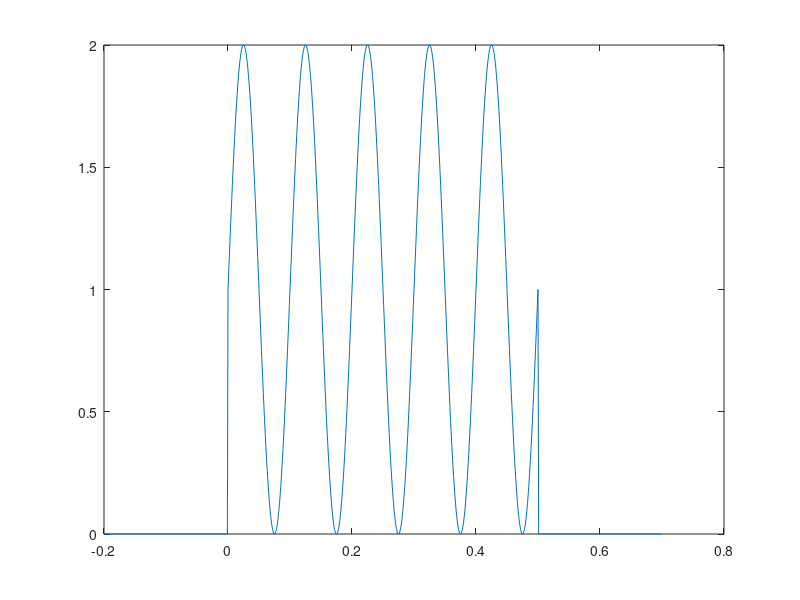

This figure's MATLAB source: (Note: this script raises an error after producing the figure.)
% Parameters
f = 10;        % Frequency in Hz
Fs = 1000;     % Sampling frequency in Hz
T = 0.5;       % Duration in seconds
t = -0.2:1/Fs:0.7;  % Time vector from -0.2 to 0.7 seconds

% Sine wave
y = sin(2 * pi * f * t);

% Unidirectional sine wave (offset by 1)
y_unidirectional = (y + abs(min(y))) .* (t >= 0 & t <= T);

% Adding stable line at 0 between -0.2 and 0 seconds, and between 0.5 and 0.7 seconds
y_unidirectional(t < 0 | t > T) = 0;

% Plotting
figure;
plot(t, y_unidirectional);


%% define start/end cycle + cycle window
% does not work well

nCycles = (stimuli_parameters.Stm.SomFreq .* (str2double(stimuli_parameters.Par.SomatosensoryStimTime)/1000));
cycle_window = ((str2double(stimuli_parameters.Par.SomatosensoryStimTime)/1000) ./ nCycles); %samples
trialDur = ((str2double(stimuli_parameters.Par.SomatosensoryStimTime) + str2double(stimuli_parameters.Par.SomatosensoryISI))/1000) * Fs; %in samples

%cycle_aligned = nan(nClusters, nTrials, max(nCycles)); 
cycle_aligned = [];
% get samples corresponding to each cycle window
% for each cell
for cluster = 1:nClusters
    % for all trials
    for stim = 1:nTrials
        % time window each cycle
        cycle_on = 0;
        cycle_off = cycle_window(stim);
        for cycle = 1:nCycles(stim)
            % get spike times in this time window from aligned_spikes
            taligned_spikes = aligned_spikes.SpkT{stim, cluster};
            idx = (taligned_spikes >= cycle_on) & (taligned_spikes <= cycle_off);

            if max(idx) == 0; continue; end

            tcycle_aligned{(cycle)} = taligned_spikes(idx); % store spike times in cell array

            %cycle_aligned(cluster, stim, cycle) = taligned_spikes(idx);

            % update window
            cycle_on = cycle_on + cycle_window(stim);
            cycle_off = cycle_off + cycle_window(stim);
        end

        cycle_aligned = [cycle_aligned, tcycle_aligned];
    end

end


% match matrix with firing rate

%% OLD - remove double spikes from originating in Phy - No longer needed OLD
% make into function
% get all spiketimes from each good unit
spiketimes2 = cell(length(cids), 1);

for cluster = 1:length(cids)
    Tspkt = spiketimes{cluster};
    ISI = zeros(length(Tspkt),1);

    %find minimal time between two spikes
    for spike = 1:(length(Tspkt)-1)
        ISI(spike) = min(abs(Tspkt(spike) - Tspkt(spike+1)));
    end

    % select spikes following next one with more than 0.2ms (6 samples)
    index = ISI>=6;
    spiketimes2{cluster} = Tspkt(index);
    disp(size(spiketimes{cluster}, 1) - size(spiketimes2{cluster}, 1))
end

%spiketimes = spiketimes2;

%% plot aligned spikes raster of each condition
all_freqs = unique(stimuli_parameters.Stm.SomFreq);

for cluster = 1:nClusters
    %for freq = 1:length(all_freqs)
freq = 7;
        figure;

        index = (stimuli_parameters.Stm.SomFreq == all_freqs(freq)) & (stimuli_parameters.Stm.Amplitude == 0.1);
        SOM_Hz = stimuli_parameters.Stm.SomFreq(index);
        Var = SOM_Hz;
        yaxistext = [num2str(all_freqs(freq)) ' Hz'];

        % make rasterplot
        [f, YTick, ~, ~, ~, YTickLim] = plotraster(gca, aligned_spikes(index, cluster), Var, [0, 0, 0], [5 5], 1);
        yrange = [min(YTick{end}) - 50, max(YTick{end}) + 50];

    %end
end

%% use full words TTLs for spike alignment
full_words = readNPY('D:\DATA\EphysRecordings\M8\M08_2024-02-27_12-29-52\Record Node 103\experiment1\recording1\events\Intan-100.Rhythm Data-A\TTL\full_words.npy');

% gives 1 when either and both stim (2: aud, 16(2^4): som) are on/high
stim_on = bitand(full_words,(2+16)) > 0; 
stim_rise = [true;diff(stim_on) > 0];
stim_fall = [false;diff(stim_on) < 0];
%% check nr ttls in som+aud
TTL_samples = readNPY([TTLPath 'sample_numbers.npy']); % sample nr all recorded TTLs
TTL_states = readNPY([TTLPath 'states.npy']);
stim_files = dir(fullfile(BehaviorPath, '\*.mat'));
stimuli_parameters = load([stim_files(1).folder '\' stim_files(1).name]);

% remove camera TTLs
index = (abs(TTL_states) == 8);
TTL_states(index) = [];
TTL_samples(index) = [];

% remove any non aud or som ttls
index = (abs(TTL_states) ~= 2 & abs(TTL_states) ~= 5);
TTL_states(index) = [];
TTL_samples(index) = [];

%% regular expressions
expression = 'end s';
startpoint = strfind(msgs(1), expression);

extractAfter(msgs(16), expression)


%%test new function
OutPath = 'D:\DATA\Processed\M7';
stim_files = dir(fullfile(OutPath, '*_cluster.fig'));
for filenr = 1:length(stim_files)
    file = openfig([stim_files(filenr).folder '\' stim_files(filenr).name]);
    waitforbuttonpress;
    close(file)
end

%% open multiple figures
[figures, pathname,]=uigetfile('directory','*.fig','Multiselect','on');
for x = 1:length(figures)
    Multi_Figs = [pathname,filesep,figures{x}];
    Op = openfig(Multi_Figs);
end

%% previous version of reading messages from OE
% function sessions_TTLs = makeSessionTTLs(messagesPath)
% import .cvs with text messages
message_samples = readNPY([messagesPath 'sample_numbers.npy']); % session TTLs
Pathmessage_center_text = 'D:\DATA\Processed\M04_message_text.csv';
message_center_text= readtable(Pathmessage_center_text,'ReadVariableNames',false,'Format','%s','Delimiter',',');
%test = table2cell(message_center_text);
sessions_TTLs = table2cell(message_center_text);
for i = 1:length(sessions_TTLs)
    if contains(test{i,1}, 'start')
        sessions_TTLs(i,2) = 1;
    elseif contains(test{i,1}, 'end')
        sessions_TTLs(i,2) = 0;
    else
        error('Error in makeSessionTTLs, check .csv file')
    end
end
% sessions_TTLs(:,1) = [1 1 2 2 3 4 4 5 5 6 6 7 7 8 8 9 9 10 10 11 11 12 12 13 13 14 14 15 15 16 16 17 17 18 19 19 20 20 21 21 22 22 23 23]; % session nr
% sessions_TTLs(:,2) = [1 0 1 0 1 1 0 1 0 1 0 1 0 1 0 1 0 1 0 1 0 1 0 1 0 1 0 1 0 1 0 1 0 1 1 0 1 0 1 0 1 0 1 0]; % session start/end (1/0)
sessions_TTLs(:,3) = message_samples(1:length(sessions_TTLs)); % sample nr

%% read .dat files 
%datafile = readtable();
fid         = fopen('D:\DATA\EphysRecordings\M7\M07_2024-02-01_14-09-33\Record Node 108\experiment1\recording1\continuous\Intan-100.Rhythm Data-B.dat', 'r');
fread('D:\DATA\EphysRecordings\M7\M07_2024-02-01_14-09-33\Record Node 108\experiment1\recording1\continuous\Intan-100.Rhythm Data-B.dat', '*int16');
%%
logical(connected(65:72)) = 0;
%%
%chanMapTest = chanMap;

channelstoadd = [65 66 67 68 69 70 71 72]';
kcoordstoadd = NaN(8,1);
xcoordstoadd = [-22.5000 -22.5000 -22.5000 -22.5000 -22.5000 -22.5000 -22.5000 -22.5000]';
ycoordstoadd = [-10 -15 -20 -25 -30 -35 -40 -45]';

kcoords = [kcoords; kcoordstoadd];
xcoords = [xcoords; xcoordstoadd];
ycoords = [ycoords; ycoordstoadd];
chanMap0ind = [chanMap0ind; (channelstoadd-1)];
chanMap = [chanMap; channelstoadd];
connected = logical([connected; 1; 1; 1; 1; 1; 1; 1; 1;]);

save('C:\Users\TDT\Documents\GitHub\KilosortSettings\Kilosort3Config\Intan_cambridgeneurotech_ASSY-77-H5_72ch.mat', "chanMap", "chanMap0ind", "connected", "kcoords", "xcoords", "ycoords", '-mat');
%%
channel_map = readNPY('D:\DATA\EphysRecordingsSorted\M07\channel_map.npy');
channel_positions = readNPY('D:\DATA\EphysRecordingsSorted\M07\channel_positions.npy');

xcoords = channel_positions(:,1);
ycoords = channel_positions(:,2);
margin = 50;
xMin = min(xcoords); xMax = max(xcoords);
xSpan = xMax-xMin; xMid = 0.5*(xMax+xMin);
yMin = min(ycoords); yMax = max(ycoords);
ySpan = yMax-yMin; yMid = 0.5*(yMax+yMin);
maxSpan = max(xSpan,ySpan);

fig = scatter(xcoords, ycoords, ".", 'k');
hold on;

for i = 1:length(channel_map)
    text((channel_positions(i,1)+1), (channel_positions(i,2)+1),num2str(channel_map(i)))
end

% format figure
title('Channel map')
ylabel('Relative depth')
fig.SizeData = 100;
fontsize(13,"points")
axis square
xlim([xMid - 0.5*maxSpan - margin, xMid + 0.5*maxSpan + margin]);
ylim([yMid - 0.5*maxSpan - margin, yMid + 0.5*maxSpan + margin]);
xticks(unique(xcoords));
yticks(unique(ycoords));

hold off;

%%

message_samples = readNPY([messagesPath 'sample_numbers.npy']); % session TTLs
Pathmessage_center_text = 'D:\DATA\Processed\M04_message_text.csv';
message_center_text = readtable(Pathmessage_center_text,'ReadVariableNames',false,'Delimiter',',');
%test = table2cell(message_center_text);
message_center_text = table2cell(message_center_text);
sessions_TTLs = (1:height(message_center_text))';
for i = 1:length(sessions_TTLs)
    % indicate session start (1) and end (0)
    if contains(message_center_text{i,1}, 'start')
        sessions_TTLs(i,2) = 1;
    elseif contains(message_center_text{i,1}, 'end')
        sessions_TTLs(i,2) = 0;
    else
        error('Error in makeSessionTTLs, check .csv file')
    end

    % session number
    for j = 1:27
        if contains(message_center_text{5,1}, 'j')
            sessions_TTLs(:,3) = j;
        end
    end

end

% sessions_TTLs(:,1) = [1 1 2 2 3 4 4 5 5 6 6 7 7 8 8 9 9 10 10 11 11 12 12 13 13 14 14 15 15 16 16 17 17 18 19 19 20 20 21 21 22 22 23 23]; % session nr
% sessions_TTLs(:,2) = [1 0 1 0 1 1 0 1 0 1 0 1 0 1 0 1 0 1 0 1 0 1 0 1 0 1 0 1 0 1 0 1 0 1 1 0 1 0 1 0 1 0 1 0]; % session start/end (1/0)
sessions_TTLs(:,4) = message_samples(1:length(sessions_TTLs)); % add sample nr

% manual making of sessions_TTLs
message_samples = readNPY([messagesPath 'sample_numbers.npy']); % session TTLs
sessions_TTLs = [];
sessions_TTLs(:,1) = [1 2 3 3 4 4 5 5 6 6 7 7 8 8 10 10 11 11 12 12 13 13 14 14 17 17]; % session nr
sessions_TTLs(:,2) = [0 0 1 0 1 0 1 0 1 0 1 0 1 0 1 0 1 0 1 0 1 0 1 0 1 0]; % session start/end (1/0)
sessions_TTLs(:,3) = message_samples(1:length(sessions_TTLs)); % sample nr

%% TTLs recorded
% to read text: in python save as csv. perhaps also combine all measures in
% 1 csv for ease later
%regex (regular expression)

% load TTLs + sample numbers
rec_samples = readNPY([recPath 'sample_numbers.npy']); % sample nr whole recording
message_samples = readNPY('D:/DATA/EphysRecordings/M4/M04_2023-12-14_12-47-41/Record Node 103/experiment1/recording1/events/MessageCenter/sample_numbers.npy'); % session TTLs
TTL_samples = readNPY([TTLPath 'sample_numbers.npy']); % sample nr all recorded TTLs
TTL_states = readNPY([TTLPath 'states.npy']);
stim_files = dir(fullfile(BehaviorPath, '\*.mat'));

%make sessions type + nr trials table
Nr_sessions = relevant_sessions';

for file = 1:length(Nr_sessions)
    stimuli_parameters = load([stim_files(file).folder '\' stim_files(file).name]);

    Nr_sessions(file,1) = str2double(stimuli_parameters.Par.Set);
    Nr_sessions(file,2) = size(stimuli_parameters.Stm, 1);

    % notate TTL nr (TTLS: 5 = SOM, 2 = AUD, 8 = CAM)
    if strcmp(stimuli_parameters.Par.Rec, 'FRA')
        Nr_sessions(file,3) = 2;
    elseif strcmp(stimuli_parameters.Par.Rec, 'AMn')
        Nr_sessions(file,3) = 2;
    elseif strcmp(stimuli_parameters.Par.Rec, 'SOM')
        Nr_sessions(file,3) = 5;
    end

end

% recording sessions table
sessions_TTLs(:,1) = [1 1 2 2 3 4 4 5 5 6 6 7 7 8 8 9 9 10 10 11 11 12 12 13 13 14 14 15 15 16 16 17 17 18 19 19 20 20 21 21 22 22 23 23 24 24 25 25 26 26 27 27]; % session nr
sessions_TTLs(:,2) = [1 0 1 0 1 1 0 1 0 1 0 1 0 1 0 1 0 1 0 1 0 1 0 1 0 1 0 1 0 1 0 1 0 1 1 0 1 0 1 0 1 0 1 0 1 0 1 0 1 0 1 0]; % session start/end (1/0)
sessions_TTLs(:,3) = message_samples; % sample nr

% remove camera TTLs
index = (abs(TTL_states) == 8);
TTL_states(index) = [];
TTL_samples(index) = [];

%keep only TTLs recorded during specific session
for i = 1:length(sessions_TTLs)
    if sessions_TTLs(i,2) == 1
        session_start = sessions_TTLs(i,3); %start
        session_end = sessions_TTLs(i+1,3); %end
        idx = (TTL_samples >= session_start) & (TTL_samples < session_end);
        tTTL_states = TTL_states(idx);
        tTTL_samples = TTL_samples(idx);
    end

    % keep only session specific TTLs
    TTLnr = Nr_sessions(sessions_TTLs(i,1), 3); % get TTLnr corresponding to session
    index = (abs(tTTL_states) == TTLnr);
    ttTTL_states = tTTL_states(index);
    ttTTL_samples = tTTL_samples(index);

    TTLs_sample = [TTLs_sample, tTTL_samples];

    % session always starts with high/positive TTL number
    if ttTTL_states(1) < 0
        ttTTL_samples(1) = [];
        ttTTL_states(1) = [];
    end

    % from session keep only the relevant TTLs (so aud ttl for aud session)
    Srise = ttTTL_samples(ttTTL_states == TTLnr);
    Sfall = ttTTL_samples(ttTTL_states == -TTLnr);

    % remove artefacts where Srise == Sfall
    minDur = 30 ; % samples (= 1ms)
    idx = find ((Sfall - Srise) < minDur);
    Srise(idx) = [];
    Sfall(idx) = [];

end

%% plot data: raster & PSTH
% select correct behaviour file
% check for:
stim_files = dir(fullfile(BehaviorPath, '\*.mat'));
%relevant_sessions = [17 21];

stim_counter = 1;

% allign spikes to stimuli (per session)
for file = relevant_sessions(1):relevant_sessions(2)

    % load correct trial and initiate stimuli counter
    stimuli_parameters = load([stim_files(file).folder '\' stim_files(file).name]);
    NStim = size(stimuli_parameters.Stm, 1); % nr trials to align per stim session
    last_stim = stim_counter + NStim - 1;

    % plot FRA data
    if strcmp(stimuli_parameters.Par.Rec, 'FRA')
        for cluster = 1:length(cids)

            fig = figure;
            ax = gca;

            % make rasterplot
            %Var =  [stimuli_parameters.Stm.Intensity,stimuli_parameters.Stm.Freq];
            Var =  [stimuli_parameters.Stm.Freq,stimuli_parameters.Stm.Intensity];
            [f, YTick, YTickLab] = plotraster(ax, aligned_spikes(stim_counter:last_stim, cluster), Var, [0,0,0], [], 1);
            UFreq = unique(stimuli_parameters.Stm.Freq);
            nFreq = length(UFreq);
            yticks(YTick{1}([1,2:4:nFreq])); yticklabels(UFreq([1,2:4:nFreq]));
            yrange = [min(YTick{end}) - 100, max(YTick{end}) + 100];
            ylim(f,yrange)
            xlim(f,[-.1,.19]);
            set(gcf,'position',[500,150,600,400])

            % format and save
            title(['Cluster ' num2str(cids(cluster)) ' - session ' stimuli_parameters.Par.Set])
            xlabel('Time (s)')
            ylabel('Stimulus frequency (kHz)')

            % figname = sprintf('M1_S06_cluster%i', cluster);
            % saveas(fig, fullfile(OutPath, figname));

            disp(stimuli_parameters.Par.Rec)
            disp(NStim)
            disp(stim_counter)
            disp(last_stim)

            % display untill button press
            waitforbuttonpress
            close

        end

    % plot SOM data
    elseif strcmp(stimuli_parameters.Par.Rec, 'SOM')

        xrange = [-.2,+.55];

        for cluster = 1:length(cids)
            % PSTH related variables
            SOM_idx = (stimuli_parameters.Stm.Amplitude == 10); % select stimulus trials
            ctrl_idx = (stimuli_parameters.Stm.Amplitude == 0); % select control trials
            preT  = -0.2;
            postT = 0.55;
            binsize = 0.01;

            fig = subplot(2,1,1); % rasterplot
            % set(gcf,'position',[500,150,900,700])
            set(gcf,'position',[500,150,600,400])

            % make rasterplot
            Var = stimuli_parameters.Stm.Amplitude;
            [f, YTick, YTickLab] = plotraster(fig, aligned_spikes(:, cluster), Var, [0, 0, 0], [], 1);
            yticks(YTick{1});
            yrange = [min(YTick{2}) - 5, max(YTick{2}) + 5];
            ylim(f,yrange);
            yticklabels(unique(stimuli_parameters.Stm.Amplitude));
            xlim(f,xrange);

            % format axis
            xlabel('Time (s)')
            ylabel('Stimulus off / on')
            fig.FontSize = 11;

            sgtitle(['Cluster ' num2str(cids(cluster)) ' - session ' stimuli_parameters.Par.Set ': ' stimuli_parameters.Par.SomatosensoryLocation])
            % % save plot
            % %figname = sprintf('PSTH_S06_cluster_%i', cluster);
            % %saveas(gcf, fullfile(OutPath, figname));

            % display untill button press
            waitforbuttonpress
            close

        end

    end

    stim_counter = stim_counter + NStim; % keep track of how many stimuliu have past

end


 %% plot SOM
% raster & PSTH
% to do: select correct part of aligned_spikes to plot

    xrange = [-.2,+.55];

    for cluster = 1:length(cids)
        % PSTH related variables
        SOM_idx = (stimuli_parameters.Stm.Amplitude == 10); % select stimulus trials
        ctrl_idx = (stimuli_parameters.Stm.Amplitude == 0); % select control trials
        preT  = -0.2;
        postT = 0.55;
        binsize = 0.01;

        fig = subplot(2,1,1); % rasterplot
        % set(gcf,'position',[500,150,900,700])
        set(gcf,'position',[500,150,600,400])

        % make rasterplot
        Var = stimuli_parameters.Stm.Amplitude;
        [f, YTick, YTickLab] = plotraster(fig, aligned_spikes(61:140, cluster), Var, [0, 0, 0], [], 1);
        yticks(YTick{1});
        yrange = [min(YTick{2}) - 5, max(YTick{2}) + 5];
        ylim(f,yrange);
        yticklabels(unique(stimuli_parameters.Stm.Amplitude));
        xlim(f,xrange);

        % format axis
        xlabel('Time (s)')
        ylabel('Stimulus off / on')
        fig.FontSize = 11;
        title(['Cluster ' num2str(cids(cluster)) ' - session ' stimuli_parameters.Par.Set ': ' stimuli_parameters.Par.SomatosensoryLocation])

        % make histogram / PSTH
        % TO DO: histcounts select correct trials
        fig = subplot(2,1,2);

        % index into correct range
        [N, edges] = histcounts(vertcat(aligned_spikes{61:140, cluster}), preT:binsize:postT);
        histogram('BinEdges', edges, 'BinCounts', N, 'FaceColor', '#D95319') % spike/s

        %[N, edges] = histcounts(vertcat(aligned_spikes{SOM_idx, cluster}), preT:binsize:postT);
        % histogram('BinEdges', edges, 'BinCounts', ((N/sum(SOM_idx == 1))/binsize), 'FaceColor', '#D95319') % spike/s
        % hold on
        % [N,edges] = histcounts(vertcat(aligned_spikes{ctrl_idx, cluster}), preT:binsize:postT);
        %histogram('BinEdges', edges, 'BinCounts', ((N/sum(SOM_idx == 0))/binsize), 'FaceColor', '#0072BD')

        %format axis
        legend('stimulus', 'control')
        xlabel('Time (s)')
        ylabel('Spike rate (Hz)')
        fig.FontSize = 11;
        xlim(fig,xrange);

        sgtitle(['Cluster ' num2str(cids(cluster))])
        %title([num2str(cids(cluster)),' (', num2str(length(spiketimes{cluster})),' total spikes)'])
        % % save plot
        % %figname = sprintf('PSTH_S06_cluster_%i', cluster);
        % %saveas(gcf, fullfile(OutPath, figname));

        disp(stimuli_parameters.Par.Rec)
        disp(NStim)
        disp(stim_counter)
        disp(last_stim)

        % display untill button press
        waitforbuttonpress
        close

    end

%% check for TTL flickers & remove them
if length(unique(tTTL_samples)) ~= length(tTTL_samples)
    disp('removing sample point duplicates in TTLs')

    [uniqueValues, uniqueIndices, indices] = unique(tTTL_samples);

    % Count occurrences of each sample value
    counts = histcounts(indices, 1:numel(uniqueValues)+1);

    % Identify non-duplicate indices
    nonDuplicateIndices = find(counts == 1);

    % Extract only non-duplicate sample values and corresponding TTL states
    ttTTL_samples = uniqueValues(nonDuplicateIndices);
    ttTTL_states = tTTL_states(ismember(indices, nonDuplicateIndices));

end

%TTL_samples(idx)
sessions_TTLs(2,1)

% select on and offset stimuli (5=SOM, 2=AUD)
Srise = TTL_samples((TTL_states == 2) | (TTL_states == 5)); % Srise = column vector of length NStim where the spikes should be aligned
Sfall = TTL_samples((TTL_states == -2) | (TTL_states == -5)); % Sfall = column vector of length nStm indicating end of stimulus

%% plot summary fig - vibrotactile sessions
% boxplot, per unit

close all
amp = 0.3; 

uFreq = unique(stimuli_parameters.Stm.SomFreq);
nFreq = length(uFreq);
nClusters = length(cids);
condition = nan(nClusters, nFreq);
figure

for cluster = 1:nClusters
    for freq = 1:nFreq
        condition(cluster, freq) = median(stimulusRate([stimuli_parameters.Stm.SomFreq] == uFreq(freq) & [stimuli_parameters.Stm.Amplitude] == amp, cluster))';
    end

    plot(uFreq, mean(condition(cluster, :) - condition(cluster, 1), 1), ':o')
    hold on

end

xticks(uFreq)
xticklabels(uFreq(1:nFreq));
xlabel(['Vibrotactile stimulus (Hz), ' num2str(amp) ' (V)'])
ylabel('Normalized firing rate (Hz)')

title(['Stimulus induced responses - session ' stimuli_parameters.Par.Set ': ' stimuli_parameters.Par.SomatosensoryLocation])

save figure
figname = sprintf('M%.2i_S%.2i_%s_mean', str2double(stimuli_parameters.Par.MouseNum), str2double(stimuli_parameters.Par.Set), stimuli_parameters.Par.Rec);
saveas(gcf, fullfile(OutPath, [figname '.jpg']));
saveas(gcf, fullfile(OutPath, figname));

% plot summary fig: boxplot, all units
close all
condition = nan(nClusters, nFreq);
figure

% select data
for freq = 1:nFreq
    condition(:, freq) = median(stimulusRate([stimuli_parameters.Stm.SomFreq] == uFreq(freq) & [stimuli_parameters.Stm.Amplitude] == amp, :))';
end

% plot
figure
boxplot(condition)

xticklabels(uFreq(1:nFreq));
xlabel(['Vibrotactile stimulus (Hz), ' num2str(amp) ' (V)'])
ylabel('Normalized firing rate (Hz)')
title(['Stimulus induced responses - session ' stimuli_parameters.Par.Set ': ' stimuli_parameters.Par.SomatosensoryLocation])

% save figure
figname = sprintf('M%.2i_S%.2i_%s_boxplot_all units', str2double(stimuli_parameters.Par.MouseNum), str2double(stimuli_parameters.Par.Set), stimuli_parameters.Par.Rec);
saveas(gcf, fullfile(OutPath, [figname '.jpg']));
saveas(gcf, fullfile(OutPath, figname));


%% plot summary fig - pressure sessions
% boxplot, per  units
close all

% parameters
uAmp = unique(stimuli_parameters.Stm.Amplitude);
nAmp = length(uAmp);
nClusters = length(cids);
condition = nan(nClusters, nAmp);

figure
for cluster = 1:nClusters

    % select data
    for amplitude = 1:nAmp
        condition(cluster, amplitude) = median(stimulusRate([stimuli_parameters.Stm.Amplitude] == uAmp(amplitude), cluster))';
    end

    % plot
    plot(uAmp, mean(condition(cluster, :) - condition(cluster, 1), 1), ':o');
    hold on

end

xticks(uAmp)
xticklabels(uAmp(1:nAmp));
xlabel('Pressure (V)')
ylabel('Normalized firing rate (Hz)')
title(['Stimulus induced responses - session ' stimuli_parameters.Par.Set ': ' stimuli_parameters.Par.SomatosensoryLocation])

%save figure
figname = sprintf('M%.2i_S%.2i_%s_mean', str2double(stimuli_parameters.Par.MouseNum), str2double(stimuli_parameters.Par.Set), stimuli_parameters.Par.Rec);
saveas(gcf, fullfile(OutPath, [figname '.jpg']));
saveas(gcf, fullfile(OutPath, figname));

% plot summary fig: boxplot, all units
close all
condition = nan(nClusters, nAmp);

% select data
for amplitude = 1:nAmp
    condition(:, amplitude) = median(stimulusRate([stimuli_parameters.Stm.Amplitude] == uAmp(amplitude), :))';
end

% plot
figure
boxplot(condition)

xticklabels(uAmp(1:nAmp));
xlabel('Pressure (V)')
ylabel('Normalized firing rate (Hz)')
title(['Stimulus induced responses - session ' stimuli_parameters.Par.Set ': ' stimuli_parameters.Par.SomatosensoryLocation])

%save figure
figname = sprintf('M%.2i_S%.2i_%s_boxplot_all units', str2double(stimuli_parameters.Par.MouseNum), str2double(stimuli_parameters.Par.Set), stimuli_parameters.Par.Rec);
saveas(gcf, fullfile(OutPath, [figname '.jpg']));
saveas(gcf, fullfile(OutPath, figname));

%% plot vibrotac stimulus signal
% include also feedback signal
% see plotting in GUI
% not correct yet, Ramp and offset

Waveform = 'BiSine';
Fs = 30000;
StimDur = 500;
Amplitude = 0.5;
SomFreq = 10;
Ramp = 1;
ISI = 1000;
Offset = 0.1;

StimDurSamp = ceil(StimDur * 0.001 * Fs);
som_waveform = nan(1,StimDurSamp);
tt = 0:1/Fs:(StimDur* 0.001);
switch Waveform
    case {'Square'}
        som_waveform = Amplitude .* ones(1,StimDurSamp);
        som_waveform(1) = 0; som_waveform(end) = 0; % zero at beginning or end
    case {'UniSine'}
        som_waveform =  0.5 * Amplitude .* ( 1-cos(2*pi*SomFreq .* tt) );
    case {'BiSine'}
        som_waveform =  Amplitude .* ( sin(2*pi*SomFreq .* tt) );
end

% apply envelope (On-/Off-ramps)
if Ramp > 0
    Nenv			=	round( Ramp * 10^-3 * Fs );
    som_waveform    =	envelope(som_waveform',Nenv)';
end

% padding pre-post stimulus time with zeroes
PrePostDur = 0.2 * ISI * 0.001;
PrePostSamp = round(PrePostDur * Fs);
tt = [-flip(1:PrePostSamp)./Fs, tt, tt(end) + (1:PrePostSamp)./Fs];
som_waveform = [zeros(1,PrePostSamp), som_waveform, zeros(1,PrePostSamp)];

% plotting the waveform
figure;
plot(tt(1:length(som_waveform)),som_waveform+Offset);
xlim([min(tt),max(tt)]);

%% -------------------- Local functions -------------------------- %%

% Extract spikes M1
function [spiketimes, cids, cpos, Srise, Sfall] = extractspikes(BehaviorPath, KSPath, TTLPath, messagesPath, relevant_sessions, rec_samples, Fs)
% Kilosort: post-curation unit extraction
% INPUT - paths to sorted data (cluster_info, table), spike times (vector)
% and matched unit ids (vector), recording time stamps (vector)
% OUTPUT - spike times of each single unit
% based on postcuration in PostCuration_ABW.m

% check if paths contain needed files
if ~isfile([KSPath,'cluster_info.tsv']) || ~isfile([KSPath,'spike_clusters.npy']) || ~isfile([KSPath,'spike_times.npy'])
    error('Files not found in KSPath.');
elseif ~isfile([TTLPath,'sample_numbers.npy']) ||  ~isfile([TTLPath,'states.npy'])
    error('Files not found in TTLPath.')
end

cluster_info = readtable([KSPath,'cluster_info.tsv'],'FileType','text'); % info on clusters
cids = cluster_info.cluster_id(strcmp(cluster_info.group,'good'))';
[~, idx] = ismember(cids, cluster_info.cluster_id);
% to do: improve name of table cpos
cpos(:,1) = cluster_info.cluster_id(idx);
cpos(:,2) = cluster_info.ch(idx);
cpos(:,3) = cluster_info.depth(idx);
cpos(:,4) = cluster_info.fr(idx);
cpos(:,5) = cluster_info.n_spikes(idx);
cpos = array2table(cpos, 'VariableNames', {'id' , 'channel', 'depth', 'firing_rate', 'nr_spikes'});

fprintf('Found %i good units for analysis\n', length(cids));

% load files
spike_times = readNPY([KSPath 'spike_times.npy']); % spike_times contains spike time indexing, not time/samplenr itself
spike_clusters = readNPY([KSPath 'spike_clusters.npy']); % matched cluster ids
TTL_samples = readNPY([TTLPath 'sample_numbers.npy']); % sample nr all recorded TTLs
TTL_states = readNPY([TTLPath 'states.npy']);
stim_files = dir(fullfile(BehaviorPath, '\*.mat'));

% define and initiate variables
%Fs = 30000; % Sampling frequency (in Hz)
Srise = [];
Sfall = [];

% remove camera TTLs
index = (abs(TTL_states) == 8);
TTL_states(index) = [];
TTL_samples(index) = [];

% recording sessions table
%sessions_TTLs = makeSessionTTLs(messagesPath);
%message_samples = readNPY([messagesPath 'sample_numbers.npy']); % session TTLs
%sessions_TTLs = [];
%sessions_TTLs(:,1) = [1 2 3 3 4 4 5 5 6 6 7 7 8 8 10 10 11 11 12 12 13 13 14 14 17 17]; % session nr
%sessions_TTLs(:,2) = [0 0 1 0 1 0 1 0 1 0 1 0 1 0 1 0 1 0 1 0 1 0 1 0 1 0]; % session start/end (1/0)
%sessions_TTLs(:,3) = message_samples(1:length(sessions_TTLs)); % sample nr
%sessions_TTLs(21:22,:) = []; % remove session 13, aborted halfway

% specify TTL nr to be used
Nr_sessions = (relevant_sessions(1):relevant_sessions(2))';
for file = 1:length(Nr_sessions)
    stimuli_parameters = load([stim_files(file).folder '\' stim_files(file).name]);

    Nr_sessions(file,1) = str2double(stimuli_parameters.Par.Set);
    Nr_sessions(file,2) = size(stimuli_parameters.Stm, 1);
    %Nr_sessions(file,2) = str2double(stimuli_parameters.Par.Ntrl);

    % notate TTL nr (TTLS: 5 = SOM, 2 = AUD, 8 = CAM)
    if strcmp(stimuli_parameters.Par.Rec, 'FRA')
        Nr_sessions(file,3) = 2;
    elseif strcmp(stimuli_parameters.Par.Rec, 'AMn')
        Nr_sessions(file,3) = 2;
    elseif strcmp(stimuli_parameters.Par.Rec, 'SOM')
        Nr_sessions(file,3) = 5;
    end

end

%keep only TTLs recorded during specific session
for i = 1:length(sessions_TTLs)

    disp(['iteration ' num2str(i)])

    if sessions_TTLs(i,2) == 1
        session_start = sessions_TTLs(i,3); %start
        session_end = sessions_TTLs(i+1,3); %end
        idx = (TTL_samples >= session_start) & (TTL_samples < session_end);
        tTTL_states = TTL_states(idx);
        tTTL_samples = TTL_samples(idx);
    elseif (i == 1) && (sessions_TTLs(i,2) == 0) %first session start not noted
        session_start = rec_samples(1); %start
        session_end = sessions_TTLs(i,3); %end
        idx = (TTL_samples >= session_start) & (TTL_samples < session_end);
        tTTL_states = TTL_states(idx);
        tTTL_samples = TTL_samples(idx);
    elseif (i == 2) && (sessions_TTLs(i,2) == 0) % special case in M7
        session_start = sessions_TTLs(i-1,3); %start
        session_end = sessions_TTLs(i,3); %end
        idx = (TTL_samples >= session_start) & (TTL_samples < session_end);
        tTTL_states = TTL_states(idx);
        tTTL_samples = TTL_samples(idx);
    else
        continue
    end

    disp(['session: ' num2str(sessions_TTLs(i,1))])
    disp(['start sample: ' num2str(session_start)])
    disp(['end sample: ' num2str(session_end)])

    % keep only session specific TTLs
    TTLnr = Nr_sessions(sessions_TTLs(i,1), 3); % get TTLnr corresponding to session
    index = (abs(tTTL_states) == TTLnr);
    ttTTL_states = tTTL_states(index);
    ttTTL_samples = tTTL_samples(index);

    % session always starts with high/positive TTL number
    if ttTTL_states(1) < 0
        ttTTL_samples(1) = [];
        ttTTL_states(1) = [];
    end

    % from session keep only the relevant TTLs (so aud ttl for aud session)
    tSrise = ttTTL_samples(ttTTL_states == TTLnr);
    tSfall = ttTTL_samples(ttTTL_states == -TTLnr);

    % remove artefacts where Srise == Sfall
    minDur = 30 ; % samples (= 1ms)
    idx = find ((tSfall - tSrise) < minDur);
    tSrise(idx) = [];
    tSfall(idx) = [];

    disp(['saved TTLs: ' num2str(size(tSrise,1))])

    % output variables
    Srise = [Srise; tSrise];
    Sfall = [Sfall; tSfall];
    %TTLs_sample = [TTLs_sample, tTTL_samples];
    %TTLs_state = [TTLs_state, tTTL_state];

end

% get all spiketimes from each good unit
% to do: make local function
spiketimes = cell(length(cids), 1);

% % exclusion criteria: firingrate > 0.1Hz
total_rec = (rec_samples(length(rec_samples)) - rec_samples(1))/Fs;
minimal_freq = total_rec * 0.1; % min amount of spike

for cluster = 1:length(cids)
    idx = (spike_clusters == cids(cluster));
    spiketimes{cluster} = rec_samples(spike_times(idx));
    % if length(spiketimes{cluster}) < minimal_freq % to do: actually remove unit from all relevant variables
    %     spiketimes{cluster} = NaN;
    % end
end

fprintf('unit extraction done\n');

end



%% CF / threshold / band with 10dB

function FRACfThr(clusterIdx,FRA)

deltaInt = [0,10,20,30,40];
Color =[0,      0,      1; ...
    0.25,   0.25,   1;...
    0.5,    0.5,    1; ...
    0.5,    0.5,    0.5;...
    0,      0,      0] ;%;0.25,0.25,.75;0,0,0];

    for cluster = clusterIdx
        % set alpha value
        alpha = 1e-3;

        % assign significance (based on bootstrapped p-value)
        sig = double(FRA.FACApval(:,:,Set,cluster) <= alpha);
        sig(isnan(FRA.FACApval(:,:,Set,cluster))) = nan;

        % find minimum threshold and CF
        [row,col] = find(sig==1);
        if isempty(row)
            minThr = NaN;
        else
            minThr = FRA.UInt(min(row));
        end
        CF = mean(FRA.UFreq(col(row == min(row))));

        % find BF
        freqMat = repmat(FRA.UFreq',FRA.NInt,1);
        IntMat = repmat(FRA.UInt,1,FRA.NFreq);
        [~,I] = max(FRA.FRASR(:,:,Set,cluster),[],'all','linear');
        if (sig(I) == 1) % condition on significant response
            BF = freqMat(I); BFInt = IntMat(I);
        else
            BF = NaN; BFInt = NaN;
        end


        % Bandwidth
        spontRate = FRA.FRASR(1,1,Set,cluster);
        excBand = NaN(length(deltaInt),2);
        inhBand = NaN(length(deltaInt),2);
        excBW_oct = NaN(length(deltaInt),1);
        inhBW_oct = NaN(length(deltaInt),1);
        excQ = NaN(length(deltaInt),1);
        inhQ = NaN(length(deltaInt),1);
        octStep = 4;
        for k = 1:length(deltaInt)
            i = find(FRA.UInt == minThr+deltaInt(k));
            excBandIdx = (FRA.FRASR(i,:,Set,cluster) >= spontRate) & ...
                (sig(i,:) == 1 );
            inhBandIdx = (FRA.FRASR(i,:,Set,cluster) <= spontRate) & ...
                (sig(i,:) == 1 );

            if(sum(excBandIdx)>0)
                %             excBW(k) = (find(excBandIdx,1,'last') - find(excBandIdx,1,'first') +1) / octStep;
                xx = find(excBandIdx,1,'first');
                excBand(k,1) = sqrt(FRA.UFreq(xx) * FRA.UFreq(xx-1)) ;
                xx = find(excBandIdx,1,'last');
                excBand(k,2) = sqrt(FRA.UFreq(xx) * FRA.UFreq(xx+1)) ;

                excBW_oct(k) = log2(excBand(k,2) / excBand(k,1));
                excQ(k) = CF / (excBand(k,2) - excBand(k,1) );
            end

            if(sum(inhBandIdx)>0)
                %             inhBW(k) = (find(inhBandIdx,1,'last') - find(inhBandIdx,1,'first') +1) / octStep;
                xx = find(inhBandIdx,1,'first');
                inhBand(k,1) = sqrt(FRA.UFreq(xx) * FRA.UFreq(xx-1)) ;
                xx = find(inhBandIdx,1,'last');
                inhBand(k,2) = sqrt(FRA.UFreq(xx) * FRA.UFreq(xx+1)) ;

                inhBW_oct(k) = log2(inhBand(k,2) / inhBand(k,1));
                inhQ(k) = CF / (inhBand(k,2) - inhBand(k,1) );
            end
        end
        factor = FRA.FRASR(1,1,Set,cluster)/FRA.FRAScnt(1,1,Set,cluster);
        spontRateSD = factor*FRA.FRAScntSD(1,1,Set,cluster);


        % evaluate output
        fig = figure(setNum*100+cluster);clf;
        set(fig,'Position',[100,100,1600,800]);

        % spike rate and p-values
        h = subplot(2,3,1);

        CData = FRA.FRASR(:,:,Set,cluster);
        imagesc(h,CData,'AlphaData',~isnan(CData),[0,Inf]);
        % contour of FACA p-value
        Cont = -log10(FRA.FACApval(:,:,Set,cluster));
        hold(h,'on');contour(h,Cont,[2,3],'w','ShowText','on');hold(h,'off');
        % contour of max neighbour correlation
        Cont = (FRA.MaxNeighCorr(:,:,Set,cluster));
        hold(h,'on');contour(h,Cont,[0.1,0.2,0.5],'r','ShowText','on');hold(h,'off');
        % format and label graph
        set(h,'Xscale','lin','YDir','normal',...
            'FontName','Arial','FontWeight','bold','FontSize',12, ...
            'XTick',2:4:FRA.NFreq,'XTickLabel',round(FRA.UFreq(2:4:FRA.NFreq),1), 'XTickLabelRotation',45,...
            'YTick',2:2:FRA.NInt,'YTicklabel',FRA.UInt(2:2:FRA.NInt));
        ylabel(h,'Intensity (dB SPL)');
        xlabel(h,'frequency (kHz)')
        title(['BF = ',num2str(BF,'%.1f'),' kHz  ',' Int = ',num2str(BFInt),' dB'])
        cb = colorbar(h,'eastoutside');
        cb.Label.String = 'spike rate (spk/s)';

        % thresholded significant response
        h = subplot(2,3,2);

        imagesc(h, sig,'AlphaData',~isnan(sig),[0,1]);
        set(h,'Xscale','lin','YDir','normal',...
            'FontName','Arial','FontWeight','bold','FontSize',12, ...
            'XTick',2:4:FRA.NFreq,'XTickLabel',round(FRA.UFreq(2:4:FRA.NFreq),1), 'XTickLabelRotation',45,...
            'YTick',2:2:FRA.NInt,'YTicklabel',FRA.UInt(2:2:FRA.NInt));
        title(['CF = ',num2str(CF,'%.1f'),' kHz  ',' minThr = ',num2str(minThr),' dB'])
        ylabel(h,'Intensity (dB SPL)');
        xlabel(h,'frequency (kHz)')
        cb = colorbar(h,'eastoutside','Ticks',[0,1],'TickLabels',{'not sig','sig'});
        cb.Label.String = 'significance';

        % MED FSL
        h = subplot(2,3,3);

        imagesc(h, FRA.MedFSL(:,:,Set,cluster)*1e3,'AlphaData',~isnan(sig),[5,40]);
        set(h,'Xscale','lin','YDir','normal',...
            'FontName','Arial','FontWeight','bold','FontSize',12, ...
            'XTick',2:4:FRA.NFreq,'XTickLabel',round(FRA.UFreq(2:4:FRA.NFreq),1), 'XTickLabelRotation',45,...
            'YTick',2:2:FRA.NInt,'YTicklabel',FRA.UInt(2:2:FRA.NInt));
        BF_FSL = FRA.MedFSL(FRA.UInt==BFInt,FRA.UFreq==BF,Set,cluster)*1e3;
        [~,CFIdx] = min(abs(FRA.UFreq-CF));
        CF30_FSL = FRA.MedFSL(FRA.UInt==minThr+30,CFIdx,Set,cluster)*1e3;
        minFSL = min(FRA.MedFSL(:,:,Set,cluster)*1e3,[],'all','omitnan');
        title(['@CF (Thr+30dB): ',num2str(CF30_FSL,'%.1f'),' ms  ',newline,' @BF: ',num2str(BF_FSL,'%.1f'),' ms  ' ...
            ,newline,' min: ',num2str(minFSL,'%.1f'), ' ms'])
        cb = colorbar(h,'eastoutside');
        cb.Label.String = 'median first spike latency (ms)';

        ylabel(h,'Intensity (dB SPL)');
        xlabel(h,'frequency (kHz)')

        % bandwidth
        h = subplot(2,3,4);cla(h);hold(h,'on');
        lbls = {};traces =[];
        for k = 1:length(deltaInt)
            i = find(FRA.UInt == minThr+deltaInt(k));
            if deltaInt(k) == 0; lbl = 'Thr'; else; lbl = ['Thr + ' num2str(deltaInt(k)) ' dB'];end
            lbls = [lbls,{lbl}];
            traces(k) = plot(h,FRA.UFreq,FRA.FRASR(i,:,Set,cluster),'Color',Color(k,:));
            sigFreq = sig(i,:) == 1;
            plot(h,FRA.UFreq(sigFreq),FRA.FRASR(i,sigFreq,Set,cluster),'o','Color',Color(k,:),'MarkerFaceColor',Color(k,:));
        end
        %     meanRate = mean(FRA.FRASR(:,:,setIdx,cluster),'all','omitnan');
        traces(k+1) = plot(h,FRA.UFreq,repmat(spontRate,FRA.NFreq,1),'--k');
        lbls = [lbls,{'spont rate'}];
        %     traces(k+2) = plot(h,FRA.UFreq,repmat(spontRate+3*spontRateSD/sqrt(20),FRA.NFreq,1),':b');
        %     lbls = [lbls,{'spont + 3 sem'}];
        set(h,'Xscale','log',...
            'FontName','Arial','FontWeight','bold','FontSize',12, ...
            'XTick',FRA.UFreq(2:4:FRA.NFreq),'XTickLabel',round(FRA.UFreq(2:4:FRA.NFreq),1), 'XTickLabelRotation',45 ...
            );
        ylabel(h,'spike rate (spk/s)');ylim([0,inf]);
        xlabel(h,'frequency (kHz)')
        legend(traces,lbls,'location','eastoutside')
        title(['alpha = ',num2str(alpha,'%.4f'),''])

        % bandwidth 2
        h = subplot(2,3,5);cla(h);hold(h,'on');
        traces = [];
        traces(2) = plot(deltaInt+1,inhBW_oct,'-v','Color',[.75,0,.75],'MarkerFaceColor',[.75,0,.75]);
        traces(1) = plot(deltaInt-1,excBW_oct,'-square','Color',[0,.5,0],'MarkerFaceColor',[0,.5,0]);
        set(h,'FontName','Arial','FontWeight','bold','FontSize',12 ...
            ,'XTick',deltaInt,'XTickLabel',deltaInt);
        ylabel('bandwidth (octave)');ylim([0,2.5]);
        xlabel('Intensity (dB re. minThr)');xlim([min(deltaInt)-2.5,max(deltaInt)+2.5]);
        legend(traces,{'excitatory','inhibitory'},'Location','eastoutside');

        % bandwidth 3
        h = subplot(2,3,6);cla(h);hold(h,'on');
        traces = [];
        traces(2) = plot(deltaInt+1,inhQ,'-v','Color',[.75,0,.75],'MarkerFaceColor',[.75,0,.75]);
        traces(1) = plot(deltaInt-1,excQ,'-square','Color',[0,.5,0],'MarkerFaceColor',[0,.5,0]);
        set(h,'FontName','Arial','FontWeight','bold','FontSize',12 ...
            ,'XTick',deltaInt,'XTickLabel',deltaInt);
        ylabel('QXdB [CF/bw at X dB re. Thr]');ylim([0,10]);
        xlabel('Intensity (dB re. minThr)');xlim([min(deltaInt)-2.5,max(deltaInt)+2.5]);
        legend(traces,{'excitatory','inhibitory'},'Location','eastoutside');


        sgtitle([Mouse ' - E' num2str(cpos(cluster)) ' - FRA ',num2str(Set),' Set #',num2str(setNum)]);
        figName = [Mouse '- E' num2str(cpos(cluster)) '_FRA',num2str(setNum)];
        set(fig,'Name',figName);

        %     saveas(fig,[ResPath '\Figures\' figName,'.png']);
    end
end
